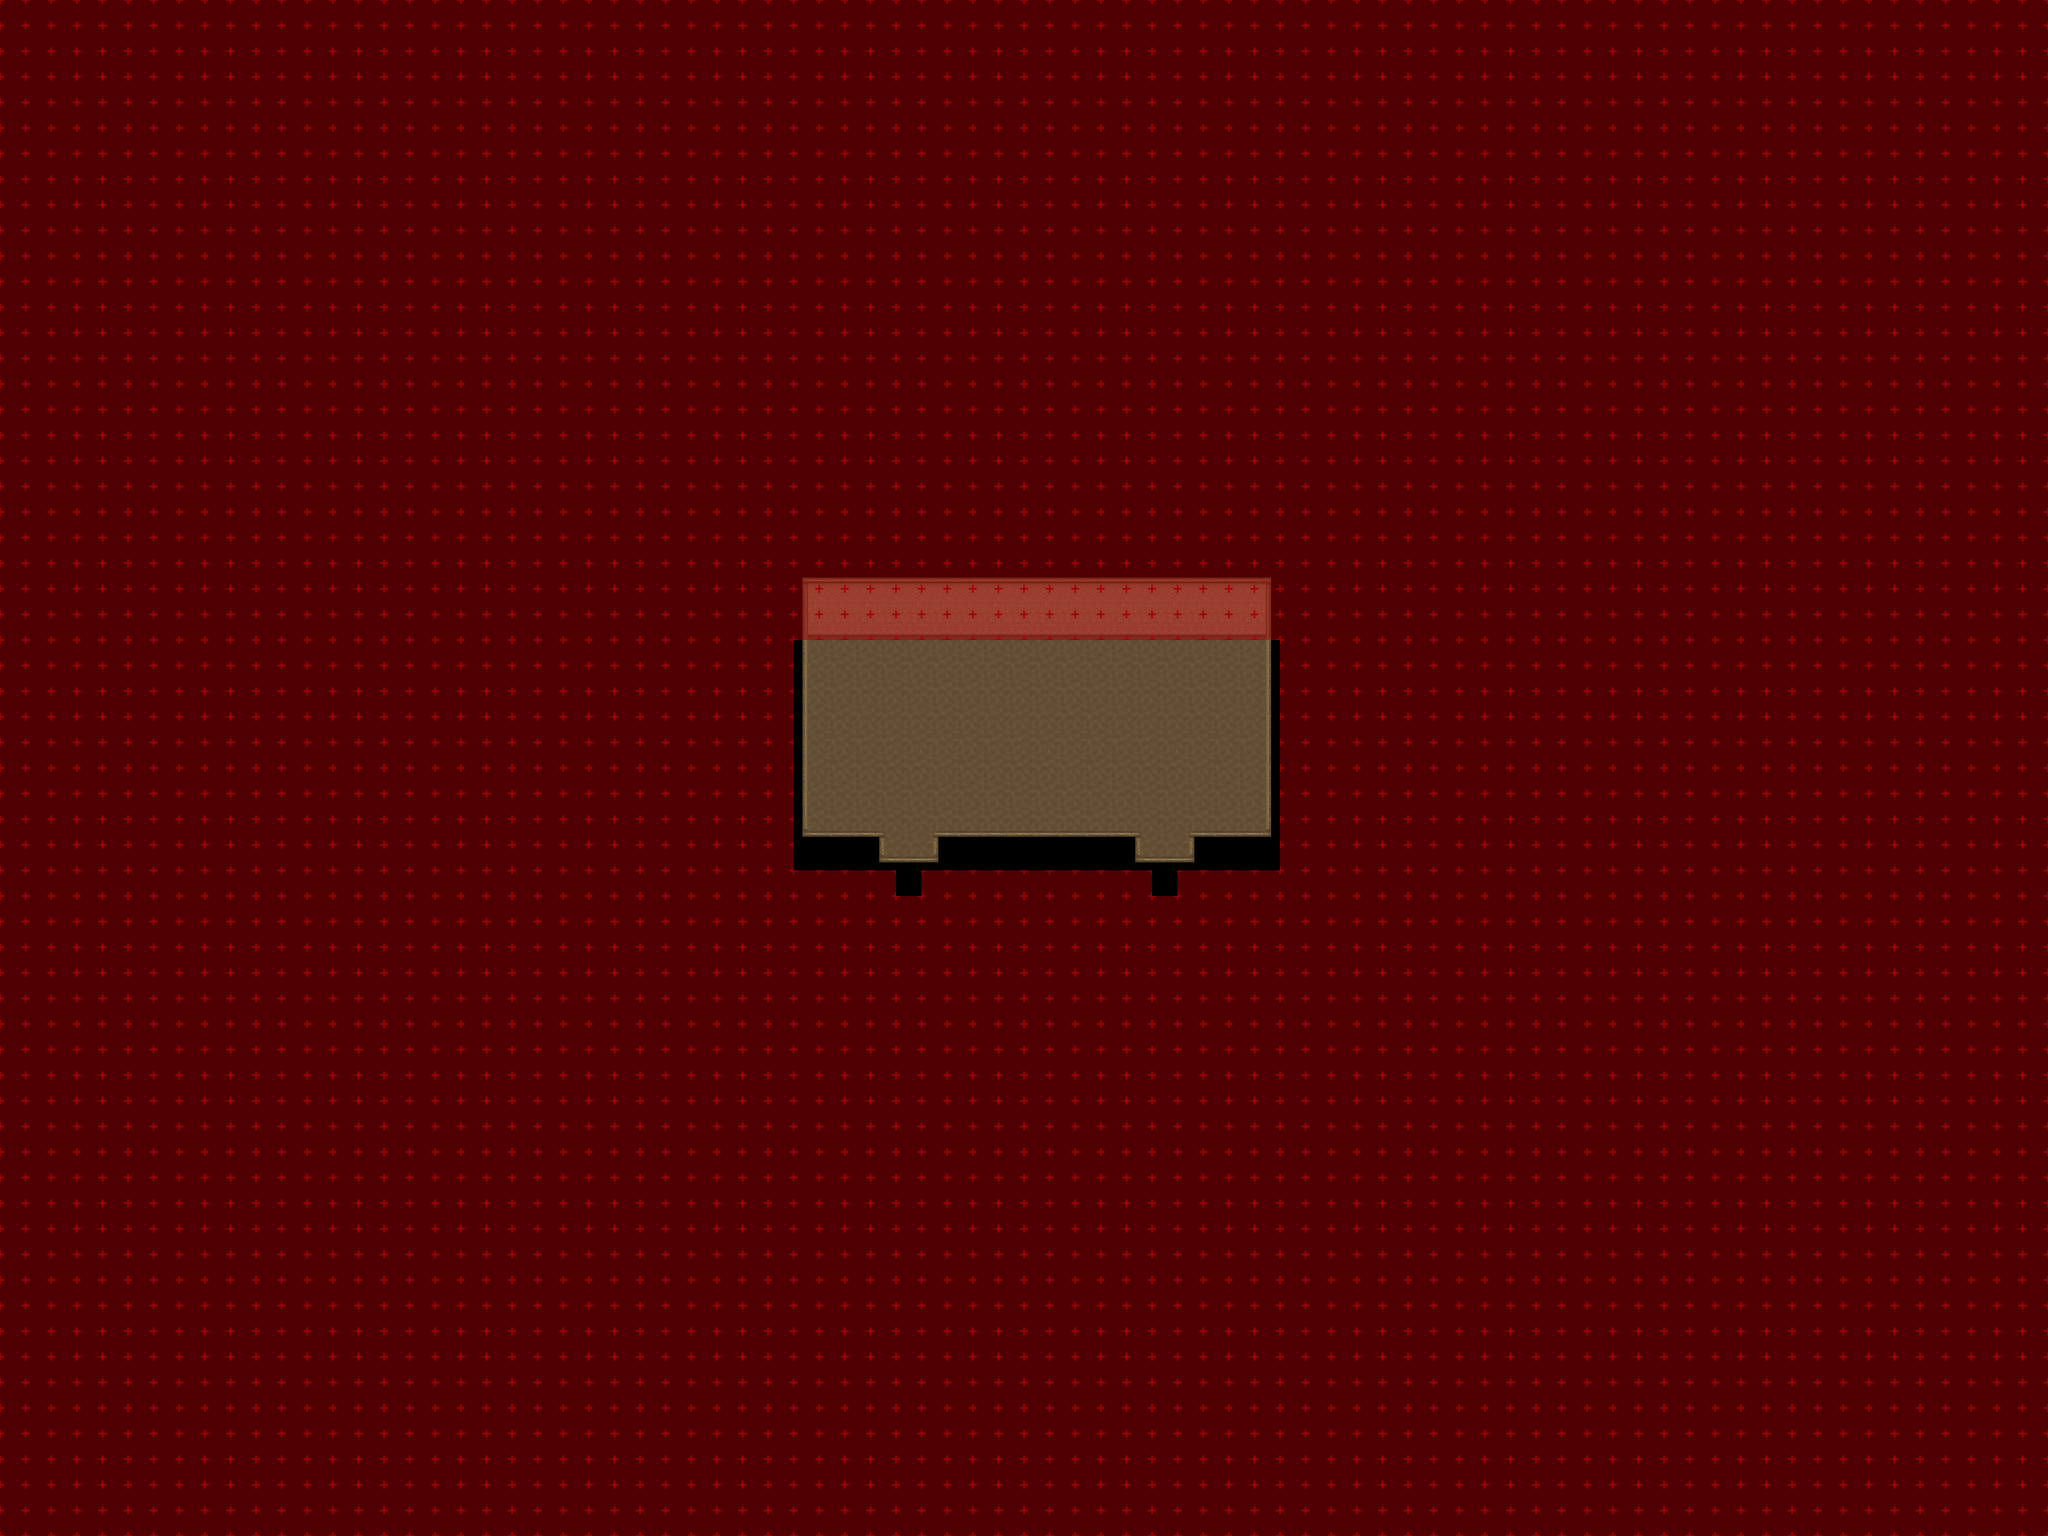

Tiled map render using the project's own tile images. Description and the map definition, with tile-layer contents summarised, below:
An orthogonal 80x60 tile map with 32x32 px tiles, 9 tile layers (Ground, Ground 2, Ground 3, Fringe, ...), 11 tilesets and 2 objects (2x warp).

<map version="1.4" tiledversion="1.4.1" orientation="orthogonal" renderorder="right-down" compressionlevel="0" width="80" height="60" tilewidth="32" tileheight="32" infinite="0" nextlayerid="11" nextobjectid="21">
 <properties>
  <property name="license" value="CC BY-SA 3.0" />
  <property name="manaplus version" value="2" />
  <property name="minimap" value="graphics/minimaps/020-2-18.png" />
  <property name="music" value="faith.ogg" />
  <property name="name" value="Market Administration" />
 </properties>
 <tileset firstgid="1" name="Collision" tilewidth="32" tileheight="32" tilecount="9" columns="3">
  <image source="../graphics/tilesets/collision.png" width="96" height="96" />
 </tileset>
 <tileset firstgid="10" name="desert-ground" tilewidth="32" tileheight="32" tilecount="256" columns="16">
  <image source="../graphics/tilesets/desert-ground.png" width="512" height="512" />
 </tileset>
 <tileset firstgid="266" name="desert-accessory" tilewidth="32" tileheight="32" tilecount="128" columns="16">
  <image source="../graphics/tilesets/desert-accessory.png" width="512" height="256" />
 </tileset>
 <tileset firstgid="394" name="desert-hut-indoor" tilewidth="32" tileheight="32" tilecount="160" columns="16">
  <image source="../graphics/tilesets/desert-hut-indoor.png" width="512" height="320" />
 </tileset>
 <tileset firstgid="554" name="desert-hut-indoor-accessory-x1x2" tilewidth="32" tileheight="64" tilecount="32" columns="8">
  <image source="../graphics/tilesets/desert-hut-indoor-accessory-x1x2.png" width="256" height="256" />
 </tileset>
 <tileset firstgid="586" name="desert-hut-indoor-accessory-x1x3" tilewidth="32" tileheight="96" tilecount="27" columns="9">
  <image source="../graphics/tilesets/desert-hut-indoor-accessory-x1x3.png" width="288" height="288" />
 </tileset>
 <tileset firstgid="613" name="desert-hut-indoor-accessory" tilewidth="32" tileheight="32" tilecount="64" columns="8">
  <image source="../graphics/tilesets/desert-hut-indoor-accessory.png" width="256" height="256" />
 </tileset>
 <tileset firstgid="677" name="hurns-indoor-accessory" tilewidth="32" tileheight="32" tilecount="128" columns="8">
  <image source="../graphics/tilesets/hurns-indoor-accessory.png" width="256" height="512" />
 </tileset>
 <tileset firstgid="805" name="sunlight-x4x4" tilewidth="128" tileheight="128" tilecount="4" columns="4">
  <image source="../graphics/tilesets/sunlight-x4x4.png" width="512" height="128" />
  <tile id="0">
   <animation>
    <frame tileid="0" duration="5000" />
    <frame tileid="1" duration="200" />
    <frame tileid="2" duration="200" />
    <frame tileid="3" duration="500" />
    <frame tileid="2" duration="200" />
    <frame tileid="1" duration="200" />
   </animation>
  </tile>
  <tile id="1">
   <animation>
    <frame tileid="1" duration="100" />
    <frame tileid="0" duration="5000" />
    <frame tileid="1" duration="200" />
    <frame tileid="2" duration="200" />
    <frame tileid="3" duration="500" />
    <frame tileid="2" duration="200" />
    <frame tileid="1" duration="100" />
   </animation>
  </tile>
  <tile id="2">
   <animation>
    <frame tileid="1" duration="200" />
    <frame tileid="0" duration="5000" />
    <frame tileid="1" duration="200" />
    <frame tileid="2" duration="200" />
    <frame tileid="3" duration="500" />
    <frame tileid="2" duration="200" />
   </animation>
  </tile>
 </tileset>
 <tileset firstgid="809" name="level-number" tilewidth="32" tileheight="32" tilecount="16" columns="16">
  <image source="../graphics/tilesets/level-number.png" width="512" height="32" />
 </tileset>
 <tileset firstgid="825" name="desert-castle-indoor" tilewidth="32" tileheight="32" tilecount="512" columns="16">
  <image source="../graphics/tilesets/desert-castle-indoor.png" width="512" height="1024" />
 </tileset>
 <layer id="1" name="Ground" width="80" height="60">
  <data>[4800 cells, 4800 non-empty, 4 distinct tile ids]</data>
 </layer>
 <layer id="2" name="Ground 2" width="80" height="60">
  <data>[4800 cells, 38 non-empty, 2 distinct tile ids]</data>
 </layer>
 <layer id="3" name="Ground 3" width="80" height="60">
  <data>[4800 cells, 0 non-empty, 0 distinct tile ids]</data>
 </layer>
 <layer id="4" name="Fringe" width="80" height="60">
  <data>[4800 cells, 0 non-empty, 0 distinct tile ids]</data>
 </layer>
 <layer id="5" name="Over" width="80" height="60">
  <data>[4800 cells, 110 non-empty, 11 distinct tile ids]</data>
 </layer>
 <layer id="6" name="Over 2" width="80" height="60">
  <data>[4800 cells, 0 non-empty, 0 distinct tile ids]</data>
 </layer>
 <layer id="7" name="Over 3" width="80" height="60">
  <data>[4800 cells, 0 non-empty, 0 distinct tile ids]</data>
 </layer>
 <layer id="8" name="Collision" width="80" height="60">
  <data>[4800 cells, 4627 non-empty, 1 distinct tile ids]</data>
 </layer>
 <layer id="9" name="Heights" width="80" height="60">
  <data>[4800 cells, 0 non-empty, 0 distinct tile ids]</data>
 </layer>
 <objectgroup id="10" name="Object">
  <object id="14" name="To Tulimshar" type="warp" x="1440" y="1088" width="32" height="32">
   <properties>
    <property name="dest_map" value="020-1" />
    <property name="dest_x" value="225" />
    <property name="dest_y" value="191" />
   </properties>
  </object>
  <object id="20" name="To Tulimshar" type="warp" x="1120" y="1088" width="32" height="32">
   <properties>
    <property name="dest_map" value="020-1" />
    <property name="dest_x" value="219" />
    <property name="dest_y" value="191" />
   </properties>
  </object>
 </objectgroup>
</map>
